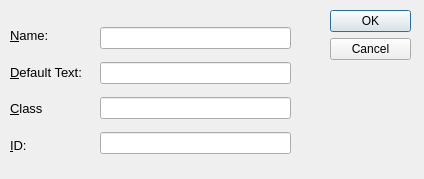
<?xml version="1.0" encoding="UTF-8"?>
<ui version="4.0">
 <class>InsertTextField</class>
 <widget class="QDialog" name="InsertTextField">
  <property name="geometry">
   <rect>
    <x>0</x>
    <y>0</y>
    <width>424</width>
    <height>179</height>
   </rect>
  </property>
  <property name="windowTitle">
   <string>Insert Text Field</string>
  </property>
  <widget class="QDialogButtonBox" name="buttonBox">
   <property name="geometry">
    <rect>
     <x>330</x>
     <y>10</y>
     <width>81</width>
     <height>241</height>
    </rect>
   </property>
   <property name="orientation">
    <enum>Qt::Vertical</enum>
   </property>
   <property name="standardButtons">
    <set>QDialogButtonBox::Cancel|QDialogButtonBox::Ok</set>
   </property>
  </widget>
  <widget class="QWidget" name="">
   <property name="geometry">
    <rect>
     <x>10</x>
     <y>20</y>
     <width>81</width>
     <height>141</height>
    </rect>
   </property>
   <layout class="QVBoxLayout" name="verticalLayout">
    <item>
     <widget class="QLabel" name="nameLabel">
      <property name="text">
       <string>&lt;!DOCTYPE HTML PUBLIC &quot;-//W3C//DTD HTML 4.0//EN&quot; &quot;http://www.w3.org/TR/REC-html40/strict.dtd&quot;&gt;
&lt;html&gt;&lt;head&gt;&lt;meta name=&quot;qrichtext&quot; content=&quot;1&quot; /&gt;&lt;style type=&quot;text/css&quot;&gt;
p, li { white-space: pre-wrap; }
&lt;/style&gt;&lt;/head&gt;&lt;body style=&quot; font-family:'Sans'; font-size:10pt; font-weight:400; font-style:normal;&quot;&gt;
&lt;p style=&quot; margin-top:0px; margin-bottom:0px; margin-left:0px; margin-right:0px; -qt-block-indent:0; text-indent:0px;&quot;&gt;&lt;span style=&quot; text-decoration: underline;&quot;&gt;N&lt;/span&gt;ame:&lt;/p&gt;&lt;/body&gt;&lt;/html&gt;</string>
      </property>
      <property name="buddy">
       <cstring>nameLabel</cstring>
      </property>
     </widget>
    </item>
    <item>
     <widget class="QLabel" name="defaultTextLabel">
      <property name="text">
       <string>&lt;!DOCTYPE HTML PUBLIC &quot;-//W3C//DTD HTML 4.0//EN&quot; &quot;http://www.w3.org/TR/REC-html40/strict.dtd&quot;&gt;
&lt;html&gt;&lt;head&gt;&lt;meta name=&quot;qrichtext&quot; content=&quot;1&quot; /&gt;&lt;style type=&quot;text/css&quot;&gt;
p, li { white-space: pre-wrap; }
&lt;/style&gt;&lt;/head&gt;&lt;body style=&quot; font-family:'Sans'; font-size:10pt; font-weight:400; font-style:normal;&quot;&gt;
&lt;p style=&quot; margin-top:0px; margin-bottom:0px; margin-left:0px; margin-right:0px; -qt-block-indent:0; text-indent:0px;&quot;&gt;&lt;span style=&quot; text-decoration: underline;&quot;&gt;D&lt;/span&gt;efault Text:&lt;/p&gt;&lt;/body&gt;&lt;/html&gt;</string>
      </property>
     </widget>
    </item>
    <item>
     <widget class="QLabel" name="classLabel">
      <property name="text">
       <string>&lt;!DOCTYPE HTML PUBLIC &quot;-//W3C//DTD HTML 4.0//EN&quot; &quot;http://www.w3.org/TR/REC-html40/strict.dtd&quot;&gt;
&lt;html&gt;&lt;head&gt;&lt;meta name=&quot;qrichtext&quot; content=&quot;1&quot; /&gt;&lt;style type=&quot;text/css&quot;&gt;
p, li { white-space: pre-wrap; }
&lt;/style&gt;&lt;/head&gt;&lt;body style=&quot; font-family:'Sans'; font-size:10pt; font-weight:400; font-style:normal;&quot;&gt;
&lt;p style=&quot; margin-top:0px; margin-bottom:0px; margin-left:0px; margin-right:0px; -qt-block-indent:0; text-indent:0px;&quot;&gt;&lt;span style=&quot; text-decoration: underline;&quot;&gt;C&lt;/span&gt;lass&lt;/p&gt;&lt;/body&gt;&lt;/html&gt;</string>
      </property>
     </widget>
    </item>
    <item>
     <widget class="QLabel" name="idLabel">
      <property name="text">
       <string>&lt;!DOCTYPE HTML PUBLIC &quot;-//W3C//DTD HTML 4.0//EN&quot; &quot;http://www.w3.org/TR/REC-html40/strict.dtd&quot;&gt;
&lt;html&gt;&lt;head&gt;&lt;meta name=&quot;qrichtext&quot; content=&quot;1&quot; /&gt;&lt;style type=&quot;text/css&quot;&gt;
p, li { white-space: pre-wrap; }
&lt;/style&gt;&lt;/head&gt;&lt;body style=&quot; font-family:'Sans'; font-size:10pt; font-weight:400; font-style:normal;&quot;&gt;
&lt;p style=&quot; margin-top:0px; margin-bottom:0px; margin-left:0px; margin-right:0px; -qt-block-indent:0; text-indent:0px;&quot;&gt;&lt;span style=&quot; text-decoration: underline;&quot;&gt;I&lt;/span&gt;D:&lt;/p&gt;&lt;/body&gt;&lt;/html&gt;</string>
      </property>
     </widget>
    </item>
   </layout>
  </widget>
  <widget class="QWidget" name="">
   <property name="geometry">
    <rect>
     <x>100</x>
     <y>20</y>
     <width>191</width>
     <height>141</height>
    </rect>
   </property>
   <layout class="QVBoxLayout" name="verticalLayout_2">
    <item>
     <widget class="QLineEdit" name="nameField"/>
    </item>
    <item>
     <widget class="QLineEdit" name="defaultTextField"/>
    </item>
    <item>
     <widget class="QLineEdit" name="classField"/>
    </item>
    <item>
     <widget class="QLineEdit" name="idField"/>
    </item>
   </layout>
  </widget>
 </widget>
 <resources/>
 <connections>
  <connection>
   <sender>buttonBox</sender>
   <signal>accepted()</signal>
   <receiver>InsertTextField</receiver>
   <slot>accept()</slot>
   <hints>
    <hint type="sourcelabel">
     <x>248</x>
     <y>254</y>
    </hint>
    <hint type="destinationlabel">
     <x>157</x>
     <y>274</y>
    </hint>
   </hints>
  </connection>
  <connection>
   <sender>buttonBox</sender>
   <signal>rejected()</signal>
   <receiver>InsertTextField</receiver>
   <slot>reject()</slot>
   <hints>
    <hint type="sourcelabel">
     <x>316</x>
     <y>260</y>
    </hint>
    <hint type="destinationlabel">
     <x>286</x>
     <y>274</y>
    </hint>
   </hints>
  </connection>
 </connections>
</ui>
